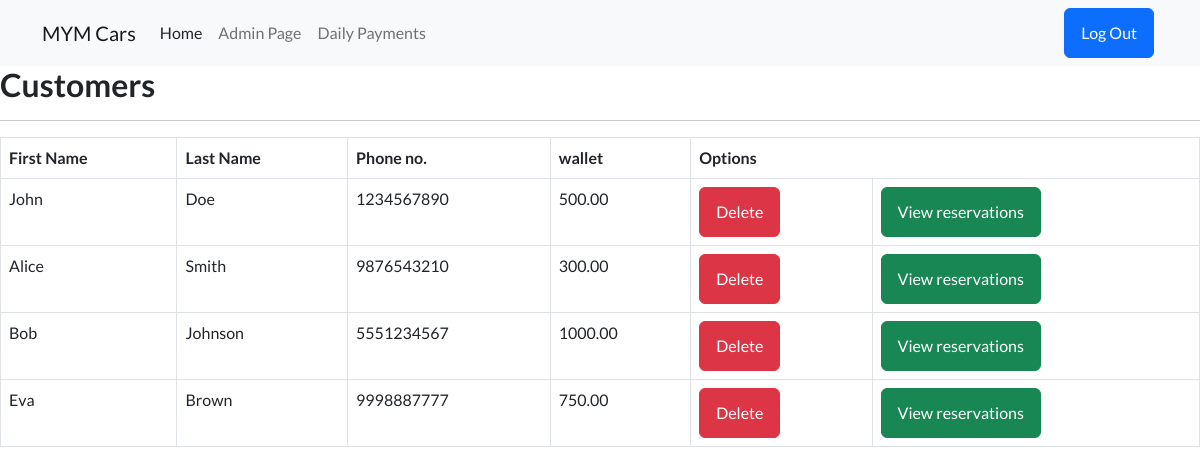
Page /table-customers.php (signed in) on the committed database.
### tables this page shows
CREATE TABLE customers (
    customer_id int auto_increment PRIMARY KEY,
    fname varchar(255) NOT NULL,
    lname varchar(255) NOT NULL,
    email varchar(255) NOT NULL UNIQUE,
    `password` varchar(255) NOT NULL,
    address varchar(255) NOT NULL,
    phone varchar(12) NOT NULL UNIQUE,
    wallet DECIMAL(10, 2) DEFAULT 0
);

### models.php (called while the page is built, shortened)
<?php
class Customer {
    private $first_name;
    private $last_name;
    private $phone_num;
    private $wallet;
    public function __construct($customer_id, $first_name, $last_name, $phone_num, $password, $wallet) {
        $this->first_name = $first_name;
        $this->last_name = $last_name;
        $this->phone_num = $phone_num;
        $this->wallet = $wallet;
    }
    public function getFirstName() {
        return $this->first_name;
    }
    public function getLastName() {
        return $this->last_name;
    }
    public function getPhoneNum() {
        return $this->phone_num;
    }
    public function getWallet() {
        return $this->wallet;
    }
}
?>

### table-customers.php (the view, shortened to what this page needs)
<!DOCTYPE html>
<html>
<?php
include 'nav_bar.php';
include 'connection.php';
include 'models.php';
if (isset($_SESSION['userRole'])) {
    if ($_SESSION['userRole'] == ROLE_ADMIN) {
        $sql = "SELECT * FROM customers AS c";
        $result = $conn->query($sql);
        $customers = [];
        if ($result->num_rows > 0) {
            while ($row = $result->fetch_assoc()) {
                $customer_id = $row['customer_id'];
                $first_name = $row['fname'];
                $last_name = $row['lname'];
                $phone_num = $row['phone'];
                $password = $row['password'];
                $wallet = $row['wallet'];
                $customer = new Customer($customer_id, $first_name, $last_name, $phone_num, $password, $wallet);
                $customers[] = $customer;
            }
        }
?>
        <head>
        </head>
        <h2>Customers</h2>
        <hr />
        <table class="table table-bordered table-hover">
            <tr>
                <th>First Name</th>
                <th>Last Name</th>
                <th>Phone no.</th>
                <th>wallet</th>
                <th colspan="2">Options</th>
            </tr>
            <?php
            foreach ($customers as $customer) {
            ?>
                <tr>
                    <td><?php echo $customer->getFirstName(); ?></td>
                    <td><?php echo $customer->getLastName(); ?></td>
                    <td><?php echo $customer->getPhoneNum(); ?></td>
                    <td><?php echo $customer->getWallet(); ?></td>
                    <td>
                        <form action="customer_deletion.php" method="POST">
                            <button type="submit" class="btn btn-danger" onclick="return confirm('Are you sure you want to delete this customer?')">Delete</button>
                        </form>
                    </td>
                    <td>
                        <form action="table-reservations.php" method="POST">
                            <button type="submit" class="btn btn-success">View reservations</button>
                        </form>
                    </td>
                </tr>
            <?php
            }
            ?>
        </table>
<?php
    } else {
        header("Location: " . $_SERVER['PHP_SELF']);
        exit();
    }
} else {
    header("Location: login.php?error=You should login first!!");
    exit();
}
?>
</html>

### rows in the picture
customers: fname "John", lname "Doe", phone "1234567890", wallet "500.00"
customers: fname "Alice", lname "Smith", phone "9876543210", wallet "300.00"
customers: fname "Bob", lname "Johnson", phone "5551234567", wallet "1000.00"
customers: fname "Eva", lname "Brown", phone "9998887777", wallet "750.00"
